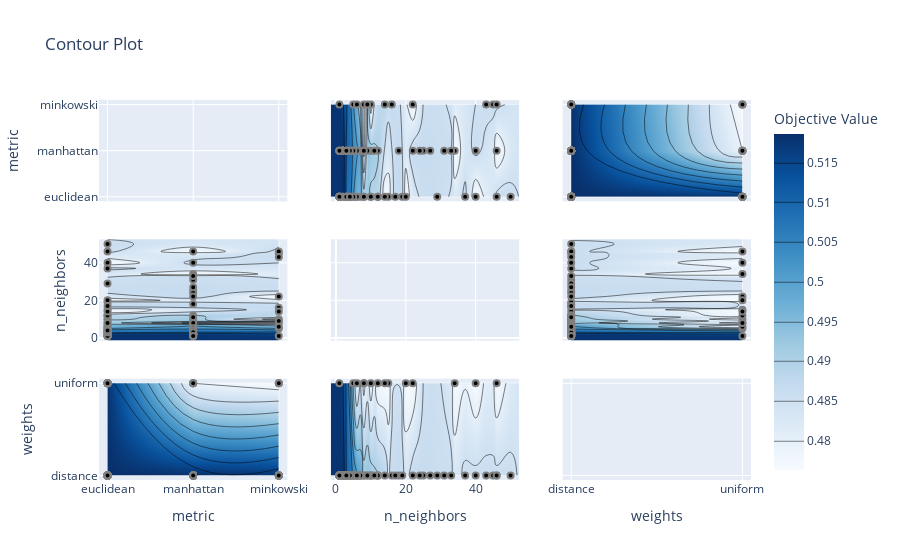

The code cell stored with this chart in its notebook:
### Code cell
optuna.visualization.plot_contour(study)

### Figure 1 — Plotly figure (JSON) as saved in the notebook; plotly's stock layout.template omitted (floating-point values rounded to 4 significant figures)
{"data": [{"type": "scatter", "xaxis": "x", "yaxis": "y"}, {"colorbar": {"title": {"text": "Objective Value"}}, "colorscale": [[0, "rgb(247,251,255)"], [0.125, "rgb(222,235,247)"], [0.25, "rgb(198,219,239)"], [0.375, "rgb(158,202,225)"], [0.5, "rgb(107,174,214)"], [0.625, "rgb(66,146,198)"], [0.75, "rgb(33,113,181)"], [0.875, "rgb(8,81,156)"], [1, "rgb(8,48,107)"]], "connectgaps": true, "contours": {"coloring": "heatmap"}, "hoverinfo": "none", "line": {"smoothing": 1.3}, "reversescale": false, "showscale": true, "type": "contour", "x": ["euclidean", "manhattan", "minkowski"], "xaxis": "x4", "y": [-1.45, 1, 2, 3, 4, 5, 6, 7, 8, 9, 10, 11, 12, 14, 15, 16, 17, 18, 19, 20, 22, 24, 25, 27, 29, 31, 33, 34, 37, 40, 43, 45, 46, 50, 52.45], "yaxis": "y4", "z": [[null, null, null], [0.5179, 0.5179, 0.5179], [0.5186, 0.5186, null], [0.5082, 0.5098, null], [0.5072, 0.5089, null], [0.5001, 0.5035, 0.5001], [0.4967, 0.5007, 0.4967], [0.4961, 0.4987, null], [0.4923, 0.4781, 0.477], [null, 0.4935, 0.4902], [0.4891, 0.4921, 0.4771], [null, 0.4908, null], [0.4883, 0.4903, null], [0.4767, null, 0.4883], [0.4767, null, null], [null, null, 0.4871], [0.487, null, null], [null, 0.4873, null], [0.4865, null, null], [0.4763, null, null], [null, 0.4871, 0.4763], [null, 0.4869, null], [null, 0.4867, null], [null, 0.4865, null], [0.486, null, null], [null, 0.486, null], [null, 0.486, null], [null, 0.4763, null], [0.486, null, null], [0.4763, 0.486, null], [null, null, 0.486], [null, null, 0.486], [0.486, 0.4763, 0.486], [0.486, null, null], [null, null, null]]}, {"marker": {"color": "black", "line": {"color": "Gray", "width": 2}}, "mode": "markers", "name": "Feasible Trial", "showlegend": false, "type": "scatter", "x": ["minkowski", "euclidean", "minkowski", "minkowski", "manhattan", "minkowski", "minkowski", "euclidean", "minkowski", "euclidean", "manhattan", "minkowski", "manhattan", "manhattan", "minkowski", "euclidean", "manhattan", "manhattan", "euclidean", "euclidean", "manhattan", "euclidean", "euclidean", "euclidean", "euclidean", "euclidean", "euclidean", "euclidean", "euclidean", "euclidean", "euclidean", "euclidean", "euclidean", "euclidean", "euclidean", "euclidean", "euclidean", "euclidean", "euclidean", "euclidean", "euclidean", "euclidean", "minkowski", "euclidean", "minkowski", "euclidean", "euclidean", "euclidean", "euclidean", "euclidean", "euclidean", "manhattan", "manhattan", "minkowski", "euclidean", "euclidean", "manhattan", "manhattan", "manhattan", "manhattan", "manhattan", "euclidean", "manhattan", "manhattan", "manhattan", "manhattan", "manhattan", "manhattan", "manhattan", "manhattan", "manhattan", "manhattan", "manhattan", "manhattan", "manhattan", "manhattan", "manhattan", "manhattan", "manhattan", "manhattan", "manhattan", "manhattan", "manhattan", "manhattan", "manhattan", "manhattan", "manhattan", "manhattan", "manhattan", "manhattan", "manhattan", "manhattan", "manhattan", "manhattan", "manhattan", "manhattan", "manhattan", "manhattan", "minkowski", "manhattan"], "xaxis": "x4", "y": [22, 40, 16, 10, 46, 8, 45, 46, 46, 37, 25, 43, 34, 7, 14, 1, 24, 18, 3, 2, 31, 1, 4, 12, 19, 1, 6, 2, 10, 1, 29, 5, 50, 20, 10, 15, 1, 8, 4, 12, 3, 7, 1, 12, 9, 6, 1, 3, 5, 3, 8, 2, 40, 5, 14, 17, 1, 3, 7, 2, 5, 4, 10, 2, 27, 6, 2, 2, 4, 9, 2, 6, 22, 33, 2, 3, 2, 2, 4, 7, 2, 2, 6, 12, 11, 8, 2, 2, 4, 5, 1, 3, 5, 1, 4, 2, 2, 3, 6, 1], "yaxis": "y4"}, {"colorbar": {"title": {"text": "Objective Value"}}, "colorscale": [[0, "rgb(247,251,255)"], [0.125, "rgb(222,235,247)"], [0.25, "rgb(198,219,239)"], [0.375, "rgb(158,202,225)"], [0.5, "rgb(107,174,214)"], [0.625, "rgb(66,146,198)"], [0.75, "rgb(33,113,181)"], [0.875, "rgb(8,81,156)"], [1, "rgb(8,48,107)"]], "connectgaps": true, "contours": {"coloring": "heatmap"}, "hoverinfo": "none", "line": {"smoothing": 1.3}, "reversescale": false, "showscale": false, "type": "contour", "x": ["euclidean", "manhattan", "minkowski"], "xaxis": "x7", "y": ["distance", "uniform"], "yaxis": "y7", "z": [[0.5186, 0.5186, 0.5179], [0.5179, 0.4797, 0.4771]]}, {"marker": {"color": "black", "line": {"color": "Gray", "width": 2}}, "mode": "markers", "name": "Feasible Trial", "showlegend": false, "type": "scatter", "x": ["minkowski", "euclidean", "minkowski", "minkowski", "manhattan", "minkowski", "minkowski", "euclidean", "minkowski", "euclidean", "manhattan", "minkowski", "manhattan", "manhattan", "minkowski", "euclidean", "manhattan", "manhattan", "euclidean", "euclidean", "manhattan", "euclidean", "euclidean", "euclidean", "euclidean", "euclidean", "euclidean", "euclidean", "euclidean", "euclidean", "euclidean", "euclidean", "euclidean", "euclidean", "euclidean", "euclidean", "euclidean", "euclidean", "euclidean", "euclidean", "euclidean", "euclidean", "minkowski", "euclidean", "minkowski", "euclidean", "euclidean", "euclidean", "euclidean", "euclidean", "euclidean", "manhattan", "manhattan", "minkowski", "euclidean", "euclidean", "manhattan", "manhattan", "manhattan", "manhattan", "manhattan", "euclidean", "manhattan", "manhattan", "manhattan", "manhattan", "manhattan", "manhattan", "manhattan", "manhattan", "manhattan", "manhattan", "manhattan", "manhattan", "manhattan", "manhattan", "manhattan", "manhattan", "manhattan", "manhattan", "manhattan", "manhattan", "manhattan", "manhattan", "manhattan", "manhattan", "manhattan", "manhattan", "manhattan", "manhattan", "manhattan", "manhattan", "manhattan", "manhattan", "manhattan", "manhattan", "manhattan", "manhattan", "minkowski", "manhattan"], "xaxis": "x7", "y": ["uniform", "uniform", "distance", "uniform", "uniform", "uniform", "distance", "distance", "distance", "distance", "distance", "distance", "uniform", "distance", "distance", "distance", "distance", "distance", "distance", "distance", "distance", "distance", "distance", "distance", "distance", "distance", "distance", "distance", "distance", "uniform", "distance", "uniform", "distance", "uniform", "distance", "uniform", "distance", "distance", "distance", "distance", "distance", "distance", "distance", "uniform", "distance", "distance", "distance", "distance", "distance", "distance", "distance", "distance", "distance", "distance", "uniform", "distance", "distance", "distance", "distance", "distance", "distance", "distance", "distance", "distance", "distance", "distance", "distance", "distance", "distance", "distance", "distance", "uniform", "distance", "distance", "distance", "distance", "distance", "distance", "distance", "distance", "distance", "distance", "distance", "distance", "distance", "uniform", "distance", "distance", "distance", "distance", "distance", "distance", "distance", "distance", "distance", "distance", "distance", "distance", "distance", "distance"], "yaxis": "y7"}, {"colorbar": {"title": {"text": "Objective Value"}}, "colorscale": [[0, "rgb(247,251,255)"], [0.125, "rgb(222,235,247)"], [0.25, "rgb(198,219,239)"], [0.375, "rgb(158,202,225)"], [0.5, "rgb(107,174,214)"], [0.625, "rgb(66,146,198)"], [0.75, "rgb(33,113,181)"], [0.875, "rgb(8,81,156)"], [1, "rgb(8,48,107)"]], "connectgaps": true, "contours": {"coloring": "heatmap"}, "hoverinfo": "none", "line": {"smoothing": 1.3}, "reversescale": false, "showscale": false, "type": "contour", "x": [-1.45, 1, 2, 3, 4, 5, 6, 7, 8, 9, 10, 11, 12, 14, 15, 16, 17, 18, 19, 20, 22, 24, 25, 27, 29, 31, 33, 34, 37, 40, 43, 45, 46, 50, 52.45], "xaxis": "x2", "y": ["euclidean", "manhattan", "minkowski"], "yaxis": "y2", "z": [[null, 0.5179, 0.5186, 0.5082, 0.5072, 0.5001, 0.4967, 0.4961, 0.4923, null, 0.4891, null, 0.4883, 0.4767, 0.4767, null, 0.487, null, 0.4865, 0.4763, null, null, null, null, 0.486, null, null, null, 0.486, 0.4763, null, null, 0.486, 0.486, null], [null, 0.5179, 0.5186, 0.5098, 0.5089, 0.5035, 0.5007, 0.4987, 0.4781, 0.4935, 0.4921, 0.4908, 0.4903, null, null, null, null, 0.4873, null, null, 0.4871, 0.4869, 0.4867, 0.4865, null, 0.486, 0.486, 0.4763, null, 0.486, null, null, 0.4763, null, null], [null, 0.5179, null, null, null, 0.5001, 0.4967, null, 0.477, 0.4902, 0.4771, null, null, 0.4883, null, 0.4871, null, null, null, null, 0.4763, null, null, null, null, null, null, null, null, null, 0.486, 0.486, 0.486, null, null]]}, {"marker": {"color": "black", "line": {"color": "Gray", "width": 2}}, "mode": "markers", "name": "Feasible Trial", "showlegend": false, "type": "scatter", "x": [22, 40, 16, 10, 46, 8, 45, 46, 46, 37, 25, 43, 34, 7, 14, 1, 24, 18, 3, 2, 31, 1, 4, 12, 19, 1, 6, 2, 10, 1, 29, 5, 50, 20, 10, 15, 1, 8, 4, 12, 3, 7, 1, 12, 9, 6, 1, 3, 5, 3, 8, 2, 40, 5, 14, 17, 1, 3, 7, 2, 5, 4, 10, 2, 27, 6, 2, 2, 4, 9, 2, 6, 22, 33, 2, 3, 2, 2, 4, 7, 2, 2, 6, 12, 11, 8, 2, 2, 4, 5, 1, 3, 5, 1, 4, 2, 2, 3, 6, 1], "xaxis": "x2", "y": ["minkowski", "euclidean", "minkowski", "minkowski", "manhattan", "minkowski", "minkowski", "euclidean", "minkowski", "euclidean", "manhattan", "minkowski", "manhattan", "manhattan", "minkowski", "euclidean", "manhattan", "manhattan", "euclidean", "euclidean", "manhattan", "euclidean", "euclidean", "euclidean", "euclidean", "euclidean", "euclidean", "euclidean", "euclidean", "euclidean", "euclidean", "euclidean", "euclidean", "euclidean", "euclidean", "euclidean", "euclidean", "euclidean", "euclidean", "euclidean", "euclidean", "euclidean", "minkowski", "euclidean", "minkowski", "euclidean", "euclidean", "euclidean", "euclidean", "euclidean", "euclidean", "manhattan", "manhattan", "minkowski", "euclidean", "euclidean", "manhattan", "manhattan", "manhattan", "manhattan", "manhattan", "euclidean", "manhattan", "manhattan", "manhattan", "manhattan", "manhattan", "manhattan", "manhattan", "manhattan", "manhattan", "manhattan", "manhattan", "manhattan", "manhattan", "manhattan", "manhattan", "manhattan", "manhattan", "manhattan", "manhattan", "manhattan", "manhattan", "manhattan", "manhattan", "manhattan", "manhattan", "manhattan", "manhattan", "manhattan", "manhattan", "manhattan", "manhattan", "manhattan", "manhattan", "manhattan", "manhattan", "manhattan", "minkowski", "manhattan"], "yaxis": "y2"}, {"type": "scatter", "xaxis": "x5", "yaxis": "y5"}, {"colorbar": {"title": {"text": "Objective Value"}}, "colorscale": [[0, "rgb(247,251,255)"], [0.125, "rgb(222,235,247)"], [0.25, "rgb(198,219,239)"], [0.375, "rgb(158,202,225)"], [0.5, "rgb(107,174,214)"], [0.625, "rgb(66,146,198)"], [0.75, "rgb(33,113,181)"], [0.875, "rgb(8,81,156)"], [1, "rgb(8,48,107)"]], "connectgaps": true, "contours": {"coloring": "heatmap"}, "hoverinfo": "none", "line": {"smoothing": 1.3}, "reversescale": false, "showscale": false, "type": "contour", "x": [-1.45, 1, 2, 3, 4, 5, 6, 7, 8, 9, 10, 11, 12, 14, 15, 16, 17, 18, 19, 20, 22, 24, 25, 27, 29, 31, 33, 34, 37, 40, 43, 45, 46, 50, 52.45], "xaxis": "x8", "y": ["distance", "uniform"], "yaxis": "y8", "z": [[null, 0.5179, 0.5186, 0.5098, 0.5089, 0.5035, 0.5007, 0.4987, 0.4923, 0.4935, 0.4921, 0.4908, 0.4903, 0.4883, null, 0.4871, 0.487, 0.4873, 0.4865, null, 0.4871, 0.4869, 0.4867, 0.4865, 0.486, 0.486, 0.486, null, 0.486, 0.486, 0.486, 0.486, 0.486, 0.486, null], [null, 0.5179, null, null, null, 0.489, 0.4797, null, 0.4781, null, 0.4771, null, 0.4772, 0.4767, 0.4767, null, null, null, null, 0.4763, 0.4763, null, null, null, null, null, null, 0.4763, null, 0.4763, null, null, 0.4763, null, null]]}, {"marker": {"color": "black", "line": {"color": "Gray", "width": 2}}, "mode": "markers", "name": "Feasible Trial", "showlegend": false, "type": "scatter", "x": [22, 40, 16, 10, 46, 8, 45, 46, 46, 37, 25, 43, 34, 7, 14, 1, 24, 18, 3, 2, 31, 1, 4, 12, 19, 1, 6, 2, 10, 1, 29, 5, 50, 20, 10, 15, 1, 8, 4, 12, 3, 7, 1, 12, 9, 6, 1, 3, 5, 3, 8, 2, 40, 5, 14, 17, 1, 3, 7, 2, 5, 4, 10, 2, 27, 6, 2, 2, 4, 9, 2, 6, 22, 33, 2, 3, 2, 2, 4, 7, 2, 2, 6, 12, 11, 8, 2, 2, 4, 5, 1, 3, 5, 1, 4, 2, 2, 3, 6, 1], "xaxis": "x8", "y": ["uniform", "uniform", "distance", "uniform", "uniform", "uniform", "distance", "distance", "distance", "distance", "distance", "distance", "uniform", "distance", "distance", "distance", "distance", "distance", "distance", "distance", "distance", "distance", "distance", "distance", "distance", "distance", "distance", "distance", "distance", "uniform", "distance", "uniform", "distance", "uniform", "distance", "uniform", "distance", "distance", "distance", "distance", "distance", "distance", "distance", "uniform", "distance", "distance", "distance", "distance", "distance", "distance", "distance", "distance", "distance", "distance", "uniform", "distance", "distance", "distance", "distance", "distance", "distance", "distance", "distance", "distance", "distance", "distance", "distance", "distance", "distance", "distance", "distance", "uniform", "distance", "distance", "distance", "distance", "distance", "distance", "distance", "distance", "distance", "distance", "distance", "distance", "distance", "uniform", "distance", "distance", "distance", "distance", "distance", "distance", "distance", "distance", "distance", "distance", "distance", "distance", "distance", "distance"], "yaxis": "y8"}, {"colorbar": {"title": {"text": "Objective Value"}}, "colorscale": [[0, "rgb(247,251,255)"], [0.125, "rgb(222,235,247)"], [0.25, "rgb(198,219,239)"], [0.375, "rgb(158,202,225)"], [0.5, "rgb(107,174,214)"], [0.625, "rgb(66,146,198)"], [0.75, "rgb(33,113,181)"], [0.875, "rgb(8,81,156)"], [1, "rgb(8,48,107)"]], "connectgaps": true, "contours": {"coloring": "heatmap"}, "hoverinfo": "none", "line": {"smoothing": 1.3}, "reversescale": false, "showscale": false, "type": "contour", "x": ["distance", "uniform"], "xaxis": "x3", "y": ["euclidean", "manhattan", "minkowski"], "yaxis": "y3", "z": [[0.5186, 0.5179], [0.5186, 0.4797], [0.5179, 0.4771]]}, {"marker": {"color": "black", "line": {"color": "Gray", "width": 2}}, "mode": "markers", "name": "Feasible Trial", "showlegend": false, "type": "scatter", "x": ["uniform", "uniform", "distance", "uniform", "uniform", "uniform", "distance", "distance", "distance", "distance", "distance", "distance", "uniform", "distance", "distance", "distance", "distance", "distance", "distance", "distance", "distance", "distance", "distance", "distance", "distance", "distance", "distance", "distance", "distance", "uniform", "distance", "uniform", "distance", "uniform", "distance", "uniform", "distance", "distance", "distance", "distance", "distance", "distance", "distance", "uniform", "distance", "distance", "distance", "distance", "distance", "distance", "distance", "distance", "distance", "distance", "uniform", "distance", "distance", "distance", "distance", "distance", "distance", "distance", "distance", "distance", "distance", "distance", "distance", "distance", "distance", "distance", "distance", "uniform", "distance", "distance", "distance", "distance", "distance", "distance", "distance", "distance", "distance", "distance", "distance", "distance", "distance", "uniform", "distance", "distance", "distance", "distance", "distance", "distance", "distance", "distance", "distance", "distance", "distance", "distance", "distance", "distance"], "xaxis": "x3", "y": ["minkowski", "euclidean", "minkowski", "minkowski", "manhattan", "minkowski", "minkowski", "euclidean", "minkowski", "euclidean", "manhattan", "minkowski", "manhattan", "manhattan", "minkowski", "euclidean", "manhattan", "manhattan", "euclidean", "euclidean", "manhattan", "euclidean", "euclidean", "euclidean", "euclidean", "euclidean", "euclidean", "euclidean", "euclidean", "euclidean", "euclidean", "euclidean", "euclidean", "euclidean", "euclidean", "euclidean", "euclidean", "euclidean", "euclidean", "euclidean", "euclidean", "euclidean", "minkowski", "euclidean", "minkowski", "euclidean", "euclidean", "euclidean", "euclidean", "euclidean", "euclidean", "manhattan", "manhattan", "minkowski", "euclidean", "euclidean", "manhattan", "manhattan", "manhattan", "manhattan", "manhattan", "euclidean", "manhattan", "manhattan", "manhattan", "manhattan", "manhattan", "manhattan", "manhattan", "manhattan", "manhattan", "manhattan", "manhattan", "manhattan", "manhattan", "manhattan", "manhattan", "manhattan", "manhattan", "manhattan", "manhattan", "manhattan", "manhattan", "manhattan", "manhattan", "manhattan", "manhattan", "manhattan", "manhattan", "manhattan", "manhattan", "manhattan", "manhattan", "manhattan", "manhattan", "manhattan", "manhattan", "manhattan", "minkowski", "manhattan"], "yaxis": "y3"}, {"colorbar": {"title": {"text": "Objective Value"}}, "colorscale": [[0, "rgb(247,251,255)"], [0.125, "rgb(222,235,247)"], [0.25, "rgb(198,219,239)"], [0.375, "rgb(158,202,225)"], [0.5, "rgb(107,174,214)"], [0.625, "rgb(66,146,198)"], [0.75, "rgb(33,113,181)"], [0.875, "rgb(8,81,156)"], [1, "rgb(8,48,107)"]], "connectgaps": true, "contours": {"coloring": "heatmap"}, "hoverinfo": "none", "line": {"smoothing": 1.3}, "reversescale": false, "showscale": false, "type": "contour", "x": ["distance", "uniform"], "xaxis": "x6", "y": [-1.45, 1, 2, 3, 4, 5, 6, 7, 8, 9, 10, 11, 12, 14, 15, 16, 17, 18, 19, 20, 22, 24, 25, 27, 29, 31, 33, 34, 37, 40, 43, 45, 46, 50, 52.45], "yaxis": "y6", "z": [[null, null], [0.5179, 0.5179], [0.5186, null], [0.5098, null], [0.5089, null], [0.5035, 0.489], [0.5007, 0.4797], [0.4987, null], [0.4923, 0.4781], [0.4935, null], [0.4921, 0.4771], [0.4908, null], [0.4903, 0.4772], [0.4883, 0.4767], [null, 0.4767], [0.4871, null], [0.487, null], [0.4873, null], [0.4865, null], [null, 0.4763], [0.4871, 0.4763], [0.4869, null], [0.4867, null], [0.4865, null], [0.486, null], [0.486, null], [0.486, null], [null, 0.4763], [0.486, null], [0.486, 0.4763], [0.486, null], [0.486, null], [0.486, 0.4763], [0.486, null], [null, null]]}, {"marker": {"color": "black", "line": {"color": "Gray", "width": 2}}, "mode": "markers", "name": "Feasible Trial", "showlegend": false, "type": "scatter", "x": ["uniform", "uniform", "distance", "uniform", "uniform", "uniform", "distance", "distance", "distance", "distance", "distance", "distance", "uniform", "distance", "distance", "distance", "distance", "distance", "distance", "distance", "distance", "distance", "distance", "distance", "distance", "distance", "distance", "distance", "distance", "uniform", "distance", "uniform", "distance", "uniform", "distance", "uniform", "distance", "distance", "distance", "distance", "distance", "distance", "distance", "uniform", "distance", "distance", "distance", "distance", "distance", "distance", "distance", "distance", "distance", "distance", "uniform", "distance", "distance", "distance", "distance", "distance", "distance", "distance", "distance", "distance", "distance", "distance", "distance", "distance", "distance", "distance", "distance", "uniform", "distance", "distance", "distance", "distance", "distance", "distance", "distance", "distance", "distance", "distance", "distance", "distance", "distance", "uniform", "distance", "distance", "distance", "distance", "distance", "distance", "distance", "distance", "distance", "distance", "distance", "distance", "distance", "distance"], "xaxis": "x6", "y": [22, 40, 16, 10, 46, 8, 45, 46, 46, 37, 25, 43, 34, 7, 14, 1, 24, 18, 3, 2, 31, 1, 4, 12, 19, 1, 6, 2, 10, 1, 29, 5, 50, 20, 10, 15, 1, 8, 4, 12, 3, 7, 1, 12, 9, 6, 1, 3, 5, 3, 8, 2, 40, 5, 14, 17, 1, 3, 7, 2, 5, 4, 10, 2, 27, 6, 2, 2, 4, 9, 2, 6, 22, 33, 2, 3, 2, 2, 4, 7, 2, 2, 6, 12, 11, 8, 2, 2, 4, 5, 1, 3, 5, 1, 4, 2, 2, 3, 6, 1], "yaxis": "y6"}, {"type": "scatter", "xaxis": "x9", "yaxis": "y9"}], "layout": {"title": {"text": "Contour Plot"}, "xaxis": {"anchor": "y", "domain": [0, 0.2889], "matches": "x7", "range": [-0.1, 2.1], "showticklabels": false, "type": "category"}, "xaxis2": {"anchor": "y2", "domain": [0.3556, 0.6444], "matches": "x8", "range": [-1.45, 52.45], "showticklabels": false}, "xaxis3": {"anchor": "y3", "domain": [0.7111, 1], "matches": "x9", "range": [-0.05, 1.05], "showticklabels": false, "type": "category"}, "xaxis4": {"anchor": "y4", "domain": [0, 0.2889], "matches": "x7", "range": [-0.1, 2.1], "showticklabels": false, "type": "category"}, "xaxis5": {"anchor": "y5", "domain": [0.3556, 0.6444], "matches": "x8", "range": [-1.45, 52.45], "showticklabels": false}, "xaxis6": {"anchor": "y6", "domain": [0.7111, 1], "matches": "x9", "range": [-0.05, 1.05], "showticklabels": false, "type": "category"}, "xaxis7": {"anchor": "y7", "domain": [0, 0.2889], "range": [-0.1, 2.1], "title": {"text": "metric"}, "type": "category"}, "xaxis8": {"anchor": "y8", "domain": [0.3556, 0.6444], "range": [-1.45, 52.45], "title": {"text": "n_neighbors"}}, "xaxis9": {"anchor": "y9", "domain": [0.7111, 1], "range": [-0.05, 1.05], "title": {"text": "weights"}, "type": "category"}, "yaxis": {"anchor": "x", "domain": [0.7333, 1], "range": [-0.1, 2.1], "title": {"text": "metric"}, "type": "category"}, "yaxis2": {"anchor": "x2", "domain": [0.7333, 1], "matches": "y", "range": [-0.1, 2.1], "showticklabels": false, "type": "category"}, "yaxis3": {"anchor": "x3", "domain": [0.7333, 1], "matches": "y", "range": [-0.1, 2.1], "showticklabels": false, "type": "category"}, "yaxis4": {"anchor": "x4", "domain": [0.3667, 0.6333], "range": [-1.45, 52.45], "title": {"text": "n_neighbors"}}, "yaxis5": {"anchor": "x5", "domain": [0.3667, 0.6333], "matches": "y4", "range": [-1.45, 52.45], "showticklabels": false}, "yaxis6": {"anchor": "x6", "domain": [0.3667, 0.6333], "matches": "y4", "range": [-1.45, 52.45], "showticklabels": false}, "yaxis7": {"anchor": "x7", "domain": [0, 0.2667], "range": [-0.05, 1.05], "title": {"text": "weights"}, "type": "category"}, "yaxis8": {"anchor": "x8", "domain": [0, 0.2667], "matches": "y7", "range": [-0.05, 1.05], "showticklabels": false, "type": "category"}, "yaxis9": {"anchor": "x9", "domain": [0, 0.2667], "matches": "y7", "range": [-0.05, 1.05], "showticklabels": false, "type": "category"}}}
